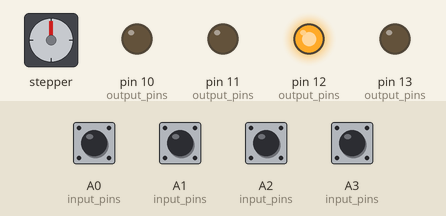
Recording of a program running on a simulated Arduino Nano, built with avr-gcc and run on an emulated ATmega328P. Parts: stepper motor, output pins drawn as LEDs (lit = HIGH). The test bench sets the inputs (shaded band); at power-on: A0 (input_pins), A1 (input_pins), A2 (input_pins), A3 (input_pins) HIGH. EEPROM starts erased; stepper angles assume 200 steps per turn.

Above: at 1.2 s.
1.3 s: A0 (input_pins) pulled LOW for 0.15 s
At 2.3 s:
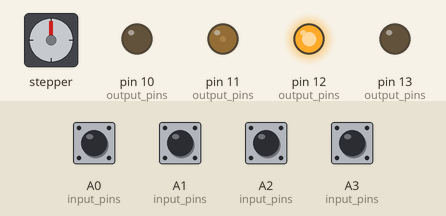
2.9 s: A3 (input_pins) pulled LOW for 0.15 s
At 3.07 s:
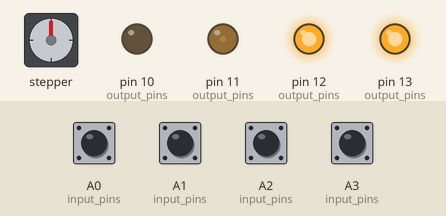
5.9 s: A1 (input_pins) pulled LOW for 0.15 s
At 7.0 s:
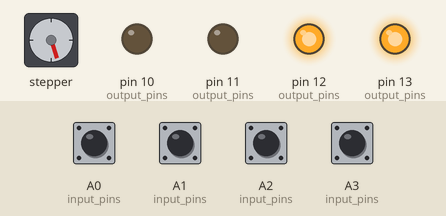
7.5 s: A2 (input_pins) pulled LOW for 0.15 s
At 8.0 s:
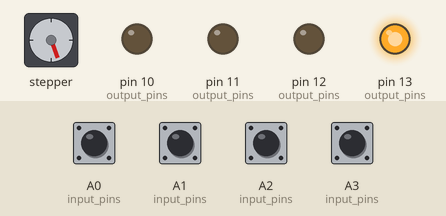
9.1 s: A0 (input_pins) pulled LOW for 1 s
At 9.57 s:
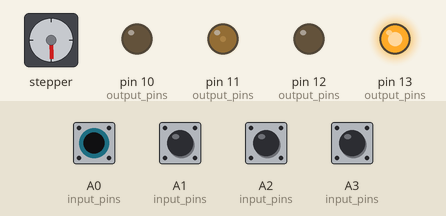
12.1 s: A1 (input_pins) pulled LOW for 1 s
At 12.9 s:
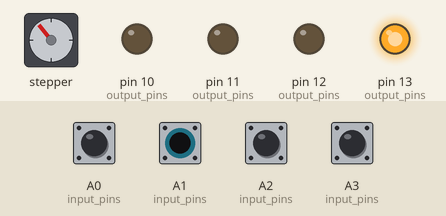
Timing chart, 0 to 15.1 s (numbered marks = the images above; inputs shaded):
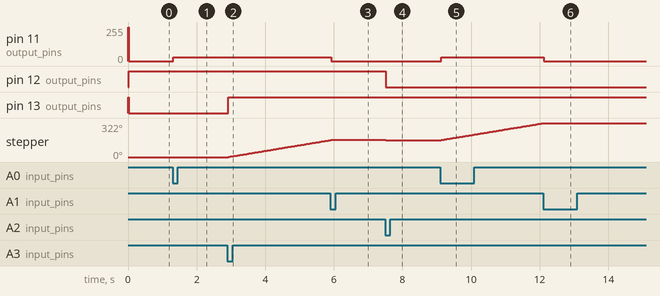

The program:

main.cpp
```cpp
#include <Arduino.h>
#include <LiquidCrystal_I2C.h>
#include <AccelStepper.h>
#include <EEPROM.h>

// #define verboseOutput 1
// #define denganLcd 1
#define dirPinStepper 4
#define stepPinStepper 5
#define enablePinStepper 6

AccelStepper myStepper(AccelStepper::DRIVER, stepPinStepper, dirPinStepper);
LiquidCrystal_I2C lcd(0x27, 16, 2);

int nilai_input[4] = {0, 0, 0, 0};
int nilai_input_sebelumnya[4] = {0, 0, 0, 0};
int nilai_debounce_input_sebelumnya[4] = {0, 0, 0, 0};
int nilai_delay_lcd_sebelumnya = 0;

const int nilai_debounce = 20;
const int nilai_delay_lcd = 500;

// variabel rotasi
int kecepatan_rotasi_welding = 0;
bool arah_rotasi_welding = false;
bool start_stop_rotasi_welding = true;

// pin output
#define output_1 13
#define output_2 12
#define output_3 11
#define output_4 10
int output_pins[4] = {output_1, output_2, output_3, output_4};

// pin input
#define input_1 A0
#define input_2 A1
#define input_3 A2
#define input_4 A3
int input_pins[4] = {input_1, input_2, input_3, input_4};

void setup()
{
	EEPROM.get(10, kecepatan_rotasi_welding); // kecepatan rotasi
											  // EEPROM.get(20, arah_rotasi_welding);      // arah rotasi

#ifdef verboseOutput
	Serial.begin(115200);
	Serial.println("START");
#endif

#ifdef denganLcd
	lcd.init(); // initialize the lcd
	lcd.backlight();
	lcd.setCursor(0, 0);
	lcd.print("rotasi welding!");
#endif

	// setting up some default values for maximum speed and maximum acceleration
	myStepper.setMaxSpeed(100000);	   // SPEED = Steps / second
	myStepper.setAcceleration(100000); // ACCELERATION = Steps /(second)^2
	myStepper.disableOutputs();		   // disable outputs, so the motor is not getting warm (no current)

	for (size_t i = 0; i < 4; i++) // ada 8 buah output
		pinMode(output_pins[i], OUTPUT);
	for (size_t i = 0; i < 4; i++) // ada 10 buah output
		pinMode(input_pins[i], INPUT_PULLUP);
}

void loop()
{
	myStepper.run();

	for (int i = 0; i < 4; i++)
	{
		// Read the state of the button
		int reading = digitalRead(input_pins[i]);

		// Check if the button state has changed
		if (reading != nilai_input_sebelumnya[i])
		{
			nilai_debounce_input_sebelumnya[i] = millis();
		}

		// If the button state has remained the same for longer than the debounce delay
		if ((millis() - nilai_debounce_input_sebelumnya[i]) > nilai_debounce)
		{
			// Update the button state
			if (reading != nilai_input[i])
			{
				nilai_input[i] = reading;
				// If the button is pressed, toggle the LED state
				// if (nilai_input[i] == HIGH)
				// {
				//     digitalWrite(output_pins[i], !digitalRead(output_pins[i]));
				// }
				if (nilai_input[0] == LOW) // karena trigger low
				{
					EEPROM.put(10, kecepatan_rotasi_welding); // feedrate
					kecepatan_rotasi_welding = kecepatan_rotasi_welding + 30;
				}
				else if (nilai_input[1] == LOW)
				{
					EEPROM.put(10, kecepatan_rotasi_welding); // feedrate
					kecepatan_rotasi_welding = kecepatan_rotasi_welding - 30;
					kecepatan_rotasi_welding < 0 ? kecepatan_rotasi_welding = 0 : kecepatan_rotasi_welding;
				}
				else if (nilai_input[2] == LOW)
				{
					arah_rotasi_welding = !arah_rotasi_welding;
					// EEPROM.put(20, arah_rotasi_welding);      // akselerasi
				}
				else if (nilai_input[3] == LOW)
				{
					start_stop_rotasi_welding = !start_stop_rotasi_welding;
				}
			}
		}

		// Save the reading for the next loop iteration
		nilai_input_sebelumnya[i] = reading;
	}

	// start dan stop putaran
	digitalWrite(output_pins[0], start_stop_rotasi_welding);
	// tampilkan arah putaran
	digitalWrite(output_pins[1], arah_rotasi_welding);
	digitalWrite(dirPinStepper, arah_rotasi_welding);
	// tampilkan nilai kecepatan
	analogWrite(output_pins[2], kecepatan_rotasi_welding);

	// jalankan motor
	if (start_stop_rotasi_welding) // hanya dieksekusi sekali, pada boot
	{
		myStepper.setSpeed(kecepatan_rotasi_welding);
		// myStepper.runSpeed();
		arah_rotasi_welding ? myStepper.moveTo(99999) : myStepper.moveTo(-99999);
#if defined(verboseOutput)
		Serial.print("motor run");
#endif // verboseOutput
	}
	else
	{
		myStepper.stop();
		myStepper.setCurrentPosition(0);
#if defined(verboseOutput)
		Serial.print("motor stop");
#endif // verboseOutput
	}

// Check if the button state has changed
#ifdef denganLcd
	nilai_delay_lcd_sebelumnya = millis();
	// If the button state has remained the same for longer than the debounce delay
	if ((millis() - nilai_delay_lcd_sebelumnya) > nilai_debounce)
	{
		// Update the button state
		lcd.init(); // initialize the lcd
		lcd.backlight();
		lcd.setCursor(0, 0);
		lcd.print("kec: ");
		lcd.print(kecepatan_rotasi_welding);
		lcd.setCursor(0, 1);
		lcd.print("arah: ");
		lcd.print(arah_rotasi_welding);
	}
#endif

// tampilkan nilai
#if defined(verboseOutput)
	Serial.print("inp: ");
	for (size_t i = 0; i < 4; i++)
		Serial.print(nilai_input[i]);
	Serial.print(" kec: ");
	Serial.print(kecepatan_rotasi_welding);
	Serial.print(" arah: ");
	Serial.print(arah_rotasi_welding);
	Serial.print(" start: ");
	Serial.print(start_stop_rotasi_welding);
	Serial.println();
#endif // verbose
}
```

Measured:
- after the input at 1.3 s, pin 11 (output_pins): 0/255 → 30/255 at once
- after the input at 2.9 s, pin 13 (output_pins): LOW → HIGH at once; stepper: keeps turning clockwise at about 54°/s, starting at once
- after the input at 5.9 s, pin 11 (output_pins): 30/255 → 0/255 at once; stepper: goes on until 5.9 s, then stays 162°
- after the input at 9.1 s, pin 11 (output_pins): 0/255 → 30/255 at once; stepper: keeps turning clockwise at about 54°/s, starting at once
- after the input at 12.1 s, pin 11 (output_pins): 30/255 → 0/255 at once; stepper: goes on until 12.1 s, then stays 322°
